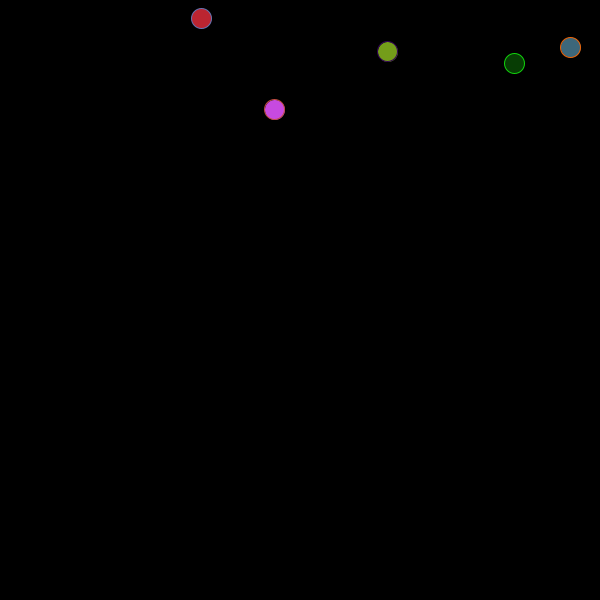
Frame 1 (no input)
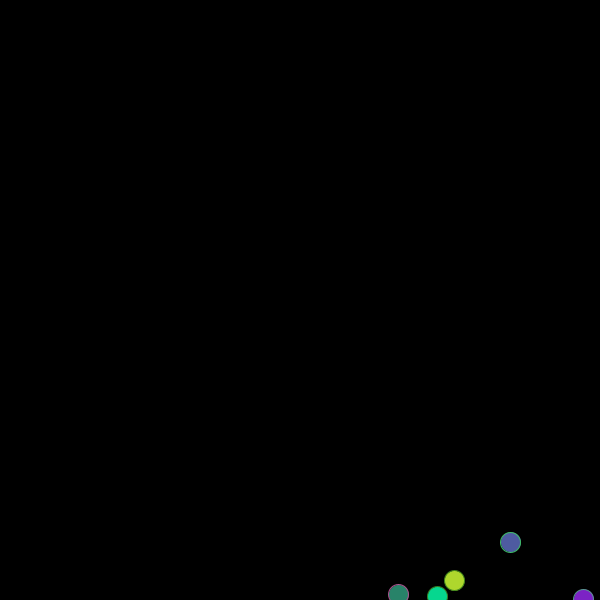
Frame 60 (the mouse pressed at the canvas centre just before this capture)
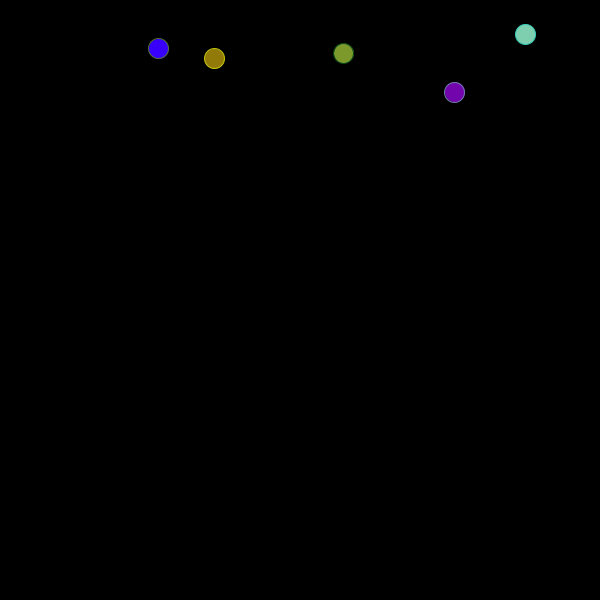
Frame 120 (the mouse held since frame 60 and released just before this capture)

The Processing sketch that drew these frames (run headless with seeded random() and noise(); from frame 60 on, the mouse is pressed at the canvas centre):

// Processing sketch: balls_array
// ── balls_array.pde
Ball [] manyBalls = new Ball[5];

void setup() {
  size(600, 600);
  smooth();
  for (int i=0; i<manyBalls.length; i++) {
    manyBalls[i]=new Ball(random(0, width), random(0, 200));
  }
}

void draw() {
  background(0);
  for (int i=0; i<manyBalls.length; i++) {
    manyBalls[i].run();
  }
}


// ── ball.pde
class Ball {
  float x=0;
  float y=0;
  float speedX=4;
  float speedY=4;

  Ball (float _x, float _y) {
    x=_x;
    y=_y;
  }

  void run() {
    display();
    move();
    bounce();
    gravity();
  }

  void display() {
    stroke(random(0, 255), random(0, 255), random(0, 255));
    fill(random(0, 255), random(0, 255), random(0, 255));
    ellipse(x, y, 20, 20);
  }

  void move() {
    x+=speedX;
    y+=speedY;
  }

  void bounce() {
    if (x>width) {
      speedX=speedX*-1;
    }
    if (x<0) {
      speedX=speedX*-1;
    }
    if (y>height) {
      speedY=speedY*-1;
    }
    if (y<0) {
      speedY=speedY*-1;
    }
  }

  void gravity() {
    speedY+=0.2;
  }
}
